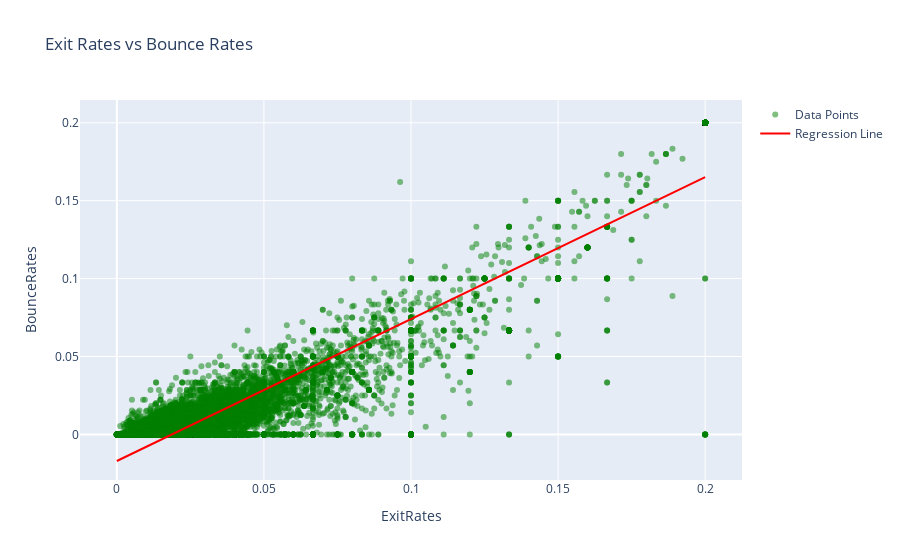

Notebook code for this chart:
### Code cell
import numpy as np
import pandas as pd
import plotly.graph_objs as go
import plotly.express as px

# Example DataFrame (df) containing 'ExitRates' and 'BounceRates'
# Assuming df already exists with 'ExitRates' and 'BounceRates'

# Define x and y from the DataFrame
x = df['ExitRates']
y = df['BounceRates']

# Calculate correlation coefficient
result = np.corrcoef(x, y)
print(result)

# Linear regression -> m is the slope, b is the y-intercept
m, b = np.polyfit(x, y, deg=1)

# Create scatter plot and regression line using Plotly
scatter = go.Scatter(
    x=x, 
    y=y, 
    mode='markers', 
    marker=dict(color='green', opacity=0.5), 
    name='Data Points'
)

# Create the regression line
line = go.Scatter(
    x=x, 
    y=m*x + b, 
    mode='lines', 
    line=dict(color='red'), 
    name='Regression Line'
)

# Layout for the interactive plot
layout = go.Layout(
    title='Exit Rates vs Bounce Rates',
    xaxis=dict(title='ExitRates'),
    yaxis=dict(title='BounceRates'),
    showlegend=True
)

# Combine scatter plot and regression line
fig = go.Figure(data=[scatter, line], layout=layout)

# Show interactive plot
fig.show()

### Figure 1 — Plotly figure (JSON) as saved in the notebook; plotly's stock layout.template omitted (floating-point values rounded to 4 significant figures; data arrays with more than 128 entries replaced by an {"elided": "..."} marker saying what was removed)
{"data": [{"marker": {"color": "green", "opacity": 0.5}, "mode": "markers", "name": "Data Points", "type": "scatter", "x": {"elided": "12330 float values"}, "y": {"elided": "12330 float values"}}, {"line": {"color": "red"}, "mode": "lines", "name": "Regression Line", "type": "scatter", "x": {"elided": "12330 float values"}, "y": {"elided": "12330 float values"}}], "layout": {"autosize": true, "showlegend": true, "title": {"text": "Exit Rates vs Bounce Rates"}, "xaxis": {"autorange": true, "range": [-0.01222, 0.2122], "title": {"text": "ExitRates"}, "type": "linear"}, "yaxis": {"autorange": true, "range": [-0.02939, 0.2175], "title": {"text": "BounceRates"}, "type": "linear"}}}
